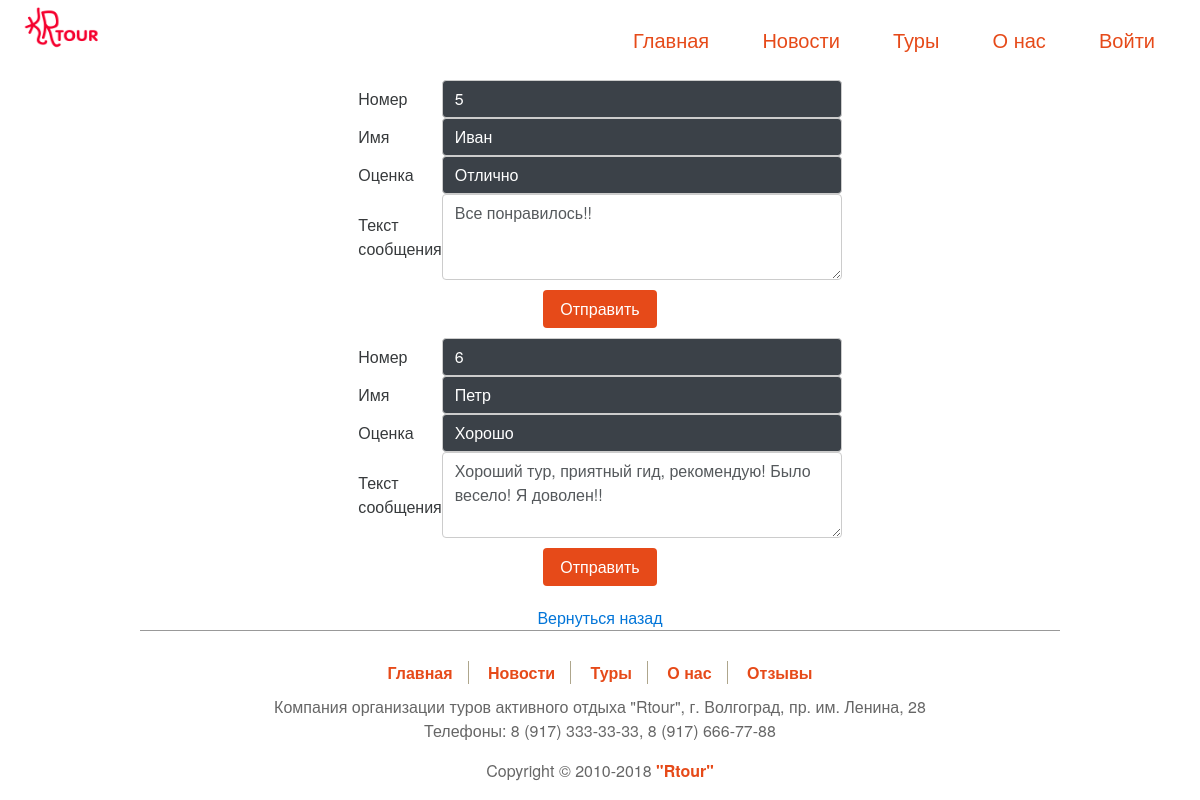
The page /edit_feedback.php on the database its author committed.
### tables this page shows
CREATE TABLE IF NOT EXISTS `feedback` (
  `id` int(11) NOT NULL AUTO_INCREMENT,
  `user_login` varchar(255) NOT NULL,
  `Tour` varchar(255) NOT NULL,
  `mark` varchar(255) NOT NULL,
  `text` varchar(255) NOT NULL,
  PRIMARY KEY (`id`),
  KEY `Tour` (`Tour`),
  KEY `Tour_2` (`Tour`),
  KEY `user_login` (`user_login`)
);

### edit_feedback.php (the view, shortened to what this page needs)
<!DOCTYPE html>
<html lang="ru">
<head>
    <link href="css/bootstrap.min.css" tppabs="http://bootstrap-v4.ru/dist/css/bootstrap.min.css" rel="stylesheet">
    <link href="css/style.css" rel="stylesheet">
</head>
<body style="background-image: url(img/fon.jpg);background-size: 100%;">
    <div class="container">
        <?include "header.php"?>
<?php
$query = "SELECT * FROM `feedback`";
    $res = mysql_query($query) or die(mysql_error());
       echo"<table border=0 style=\"width: 400px;margin: auto;\">";
           echo"<form ACTION=\"edit_feedback.php\" method=\"post\">";
       while ($row = mysql_fetch_array($res)) {
               echo"<tr>";
                   echo"<td>Номер</td>";
                   echo"<td><input required type=\"text\" class=\"form-control\" style=\"background:#3b4148;color:#fff;\" name=\"id\" maxlength=30 size=30 value=\"".$row['id']."\"></td>";
               echo"</tr>";
               echo"<tr>";
                   echo"<td>Имя</td>";
                   echo"<td><input required type=\"text\" class=\"form-control\" style=\"background:#3b4148;color:#fff;\" name=\"user_login\" maxlength=30 size=30 value=\"".$row['user_login']."\"></td>";
               echo"</tr>";
               echo"<tr>";
                   echo"<td>Оценка</td>";
                   echo"<td><input required type=\"text\" class=\"form-control\" style=\"background:#3b4148;color:#fff;\" name=\"mark\" maxlength=30 size=30 value=\"".$row['mark']."\"></td>";
               echo"</tr>";
               echo"<tr>";
                   echo"<td>Текст сообщения</td>";
                   echo"<td><textarea class=\"form-control\" name=\"text\" id=\"exampleTextarea\" style=\"width:400px;\" rows=\"3\">".$row['text']."</textarea> </td>";
               echo"</tr>";
               echo"<tr>";
        echo"<td colspan=2 align=\"center\"><input type=submit name=\"submit_edit\" class=\"btn btn-default reg_btn\" value=\"Отправить\"></td>";
        echo "</tr>\n";
       }
        echo "</table></form>\n\n";
       echo ("<div style=\"text-align:center; margin-top:10px;\"><a href=\"index.php\">Вернуться
       назад</a></div>");
?>
<?include "footer.php"?>
    </div>
</body>
</html>

### css/style.css (style rules this page uses)
html, body { margin: 0; padding: 0; }
.reg_btn { background-color: #E64A19; margin: 10px; color: #fff; }

### rows shown on the page
feedback: id "5", user_login "Иван", mark "Отлично", text "Все понравилось!!"
feedback: id "6", user_login "Петр", mark "Хорошо", text "Хороший тур, приятный гид, рекомендую! Было весело! Я доволен!!"
